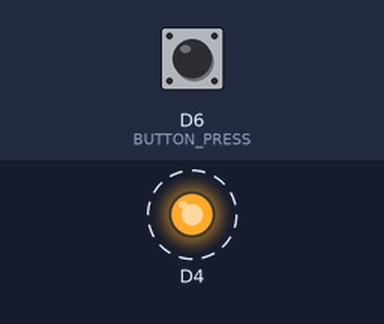
Recording of a sketch running on a simulated ESP8266 (NodeMCU). On the bench: output pins drawn as LEDs (lit = HIGH). Dashed ring = blinking. The inputs (shaded band) are chosen by the test bench; at power-on: D6 (BUTTON_PRESS) LOW. EEPROM starts erased; what the sketch prints to the serial monitor is not drawn. At 12.0 s the program puts the board to deep sleep or switches it off; the recording ends there.

Above: at 0.5 s.
Timing chart, 0 to 4.6 s (numbered marks = the images above):
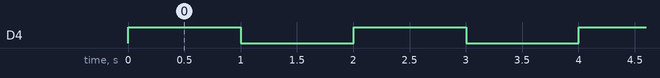

The sketch:

long-sleep-or-button-press.ino
```cpp
#include <EEPROM.h>

extern "C" {
  #include "user_interface.h"
}

const int sleepTime = 10;  // 10 seconds

#define FINAL_SLEEP_INTERVAL 6
#define CURRENT_SLEEP_INTERVAL_ADDR 30  // Store sleep interval
#define CURRENT_SLEEP_INTERVAL EEPROM.read(CURRENT_SLEEP_INTERVAL_ADDR)
#define BUTTON_PRESS 12  // GPIO12 or D6
int val = 0;

void setup() {
  val = digitalRead(BUTTON_PRESS);

  Serial.begin(115200);
  Serial.println(val);

  EEPROM.begin(512);
  pinMode(2, OUTPUT);
  Serial.println("[INFO] Wake up!");

  readPin();

  if (CURRENT_SLEEP_INTERVAL == FINAL_SLEEP_INTERVAL) {
    blink(5);
    resetSleepInterval();
    doSomething();
    goToSleep();
  } else {
    blink(5);
    increaseSleepInterval();
    goToSleep();
  }
}

void readPin() {
  Serial.print("[INFO] Read pin GPIO12 / D6: ");
  Serial.println(digitalRead(BUTTON_PRESS));

  Serial.print("[INFO] Reset reason: ");
  Serial.println(getResetReason());
}

void blink(int times) {
  Serial.print("[INFO] Blink for ");
  Serial.print(times);
  Serial.println(" times");

  for (int i=0; i <= times; i++) {
    digitalWrite(2, HIGH);
    delay(1000);

    digitalWrite(2, LOW);
    delay(1000);
  }
}
void loop() {}

void doSomething() {
  Serial.println("[INFO] Hey do something finally :)");
}

void goToSleep() {
  Serial.println("[INFO] Going to sleep for 10 seconds...");
  ESP.deepSleep(sleepTime * 1000000);
}

void resetSleepInterval() {
  Serial.println("[INFO] ");
  EEPROM.write(CURRENT_SLEEP_INTERVAL_ADDR, 0);
  EEPROM.commit();
}

void increaseSleepInterval() {
  Serial.print("[INFO] Current sleep interval: ");
  Serial.println(CURRENT_SLEEP_INTERVAL);

  EEPROM.write(CURRENT_SLEEP_INTERVAL_ADDR, CURRENT_SLEEP_INTERVAL + 1);
  EEPROM.commit();
}

int getResetReason() {
  rst_info* ri = system_get_rst_info();
  if (ri == NULL) {
    return -1;
  }

  return ri->reason;
}
```

Measured:
- by itself, D4: alternates HIGH for 1.0 s and LOW for 1.0 s
